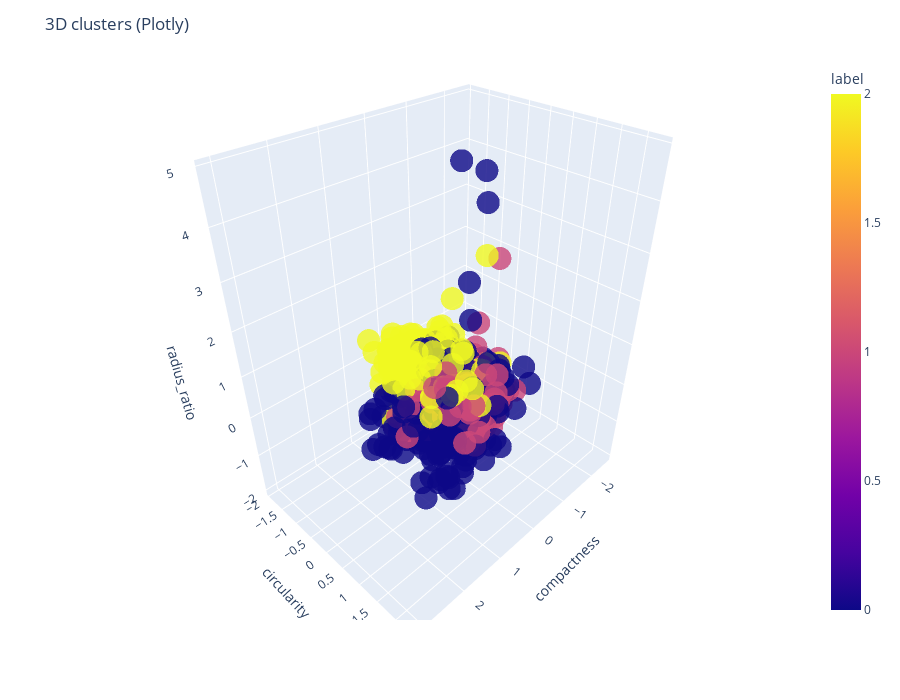

Source (notebook cell):
### Code cell
# 3D clustering plot with rotation options: 'static', 'animated', 'plotly'
# MODE = 'static'   # change to 'static', 'animated', or 'plotly' as desired
# MODE = 'animated'
MODE = 'plotly'

import numpy as np
import matplotlib.pyplot as plt

# Choose columns: prefer names if present, else use indices 0,1,3
def get_xyz_from_df():
    try:
        df = vehicle_df_1_z  # expected pandas DataFrame from earlier cells
        x = df.iloc[:, 0].values
        y = df.iloc[:, 1].values
        z = df.iloc[:, 3].values
        x_label = df.columns[0]
        y_label = df.columns[1]
        z_label = df.columns[3] if len(df.columns) > 3 else df.columns[-1]
        return x, y, z, x_label, y_label, z_label
    except Exception:
        # fallback to X_standard (numpy array) if DataFrame not available
        try:
            x = X_standard[:, 0]
            y = X_standard[:, 1]
            z = X_standard[:, 3]
            return x, y, z, 'feat_0', 'feat_1', 'feat_3'
        except Exception:
            raise RuntimeError("Couldn't find vehicle_df_1_z or X_standard in the notebook namespace.")

x, y, z, x_label, y_label, z_label = get_xyz_from_df()

# Ensure kmeans labels exist (fit if necessary)
labels = getattr(kmeans, "labels_", None)
if labels is None:
    try:
        kmeans.fit(vehicle_df_1_z if 'vehicle_df_1_z' in globals() else X_standard)
        labels = kmeans.labels_
    except Exception as e:
        raise RuntimeError("kmeans not fitted and automatic fit failed: " + str(e))

# create 3D scatter helper
def make_3d_scatter():
    fig = plt.figure(figsize=(8, 6))
    ax = fig.add_subplot(111, projection='3d')
    sc = ax.scatter(x, y, z, c=labels.astype(int), cmap='tab10', edgecolor='k', s=40, alpha=0.9)
    ax.set_xlabel(x_label); ax.set_ylabel(y_label); ax.set_zlabel(z_label)
    return fig, ax, sc

if MODE == 'static':
    fig, ax, sc = make_3d_scatter()
    ax.view_init(elev=20, azim=60)  # set desired static angle
    plt.title('Static 3D view (change ax.view_init for other angles)')
    plt.show()

elif MODE == 'animated':
    from matplotlib.animation import FuncAnimation
    from IPython.display import HTML

    fig, ax, sc = make_3d_scatter()
    def update(frame):
        ax.view_init(elev=20, azim=frame)
        return sc,

    anim = FuncAnimation(fig, update, frames=np.linspace(0, 360, 180), interval=50, blit=False)
    # Display inline (works in many Jupyter frontends)
    display(HTML(anim.to_jshtml()))

    # Optionally save:
    # anim.save('rotation.mp4', writer='ffmpeg', dpi=150)

elif MODE == 'plotly':
    try:
        import plotly.express as px
        import pandas as pd
    except Exception:
        raise RuntimeError("Plotly not installed. Install with: pip install plotly")

    # build DataFrame for Plotly
    if 'vehicle_df_1_z' in globals():
        df_plot = vehicle_df_1_z.copy()
    else:
        df_plot = pd.DataFrame(np.column_stack((x, y, z)), columns=[x_label, y_label, z_label])
    df_plot['label'] = labels.astype(int)
    fig = px.scatter_3d(df_plot, x=x_label, y=y_label, z=z_label, color='label', height=700, opacity=0.8)
    fig.update_layout(title='3D clusters (Plotly)')
    fig.show()

else:
    raise ValueError("Unknown MODE. Set MODE to 'static', 'animated', or 'plotly'.")

### Figure 1 — Plotly figure (JSON) as saved in the notebook; plotly's stock layout.template omitted (floating-point values rounded to 4 significant figures; data arrays with more than 128 entries replaced by an {"elided": "..."} marker saying what was removed)
{"data": [{"hovertemplate": "compactness=%{x}<br>circularity=%{y}<br>radius_ratio=%{z}<br>label=%{marker.color}<extra></extra>", "legendgroup": "", "marker": {"color": {"elided": "813 int values"}, "coloraxis": "coloraxis", "opacity": 0.8, "symbol": "circle"}, "mode": "markers", "name": "", "scene": "scene", "showlegend": false, "type": "scatter3d", "x": {"elided": "813 float values"}, "y": {"elided": "813 float values"}, "z": {"elided": "813 float values"}}], "layout": {"coloraxis": {"colorbar": {"title": {"text": "label"}}, "colorscale": [[0, "#0d0887"], [0.1111, "#46039f"], [0.2222, "#7201a8"], [0.3333, "#9c179e"], [0.4444, "#bd3786"], [0.5556, "#d8576b"], [0.6667, "#ed7953"], [0.7778, "#fb9f3a"], [0.8889, "#fdca26"], [1, "#f0f921"]]}, "height": 700, "legend": {"tracegroupgap": 0}, "margin": {"t": 60}, "scene": {"domain": {"x": [0, 1], "y": [0, 1]}, "xaxis": {"title": {"text": "compactness"}}, "yaxis": {"title": {"text": "circularity"}}, "zaxis": {"title": {"text": "radius_ratio"}}}, "title": {"text": "3D clusters (Plotly)"}}}
